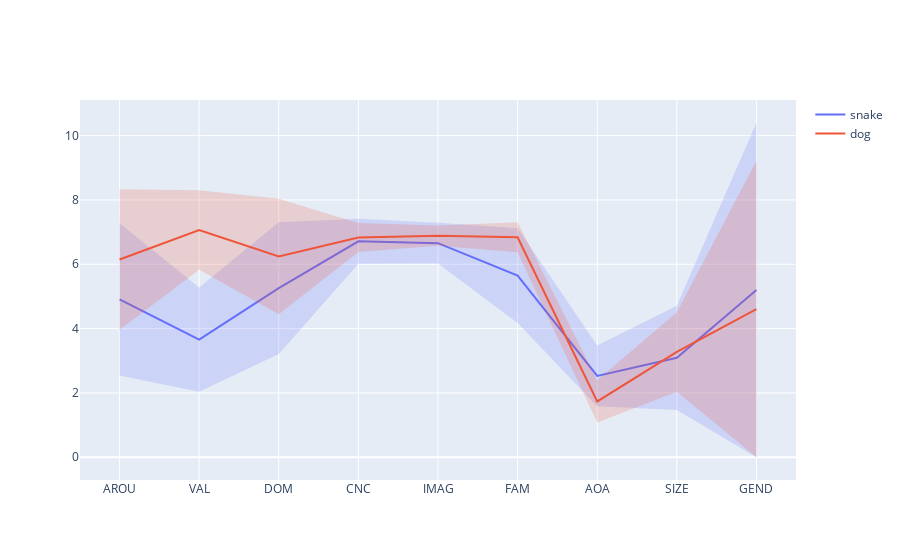

The notebook cell this image was saved under:
### Code cell
viz_GlasgowR(['snake','dog'], df)

### Figure 1 — Plotly figure (JSON) as saved in the notebook; plotly's stock layout.template omitted (floating-point values rounded to 4 significant figures)
{"data": [{"line": {"color": "#636EFA"}, "mode": "lines", "name": "snake", "showlegend": true, "type": "scatter", "x": [1, 2, 3, 4, 5, 6, 7, 8, 9], "y": [4.909, 3.657, 5.257, 6.714, 6.657, 5.647, 2.529, 3.091, 5.2]}, {"fill": "toself", "fillcolor": "rgba(99, 110, 250, 0.2)", "hoverinfo": "skip", "line": {"color": "rgba(255,255,255,0)"}, "showlegend": false, "type": "scatter", "x": [1, 2, 3, 4, 5, 6, 7, 8, 9, 9, 8, 7, 6, 5, 4, 3, 2, 1], "y": [7.275, 5.277, 7.304, 7.414, 7.287, 7.12, 3.476, 4.712, 10.4, 0, 1.47, 1.582, 4.174, 6.027, 6.014, 3.21, 2.037, 2.543]}, {"line": {"color": "#EF553B"}, "mode": "lines", "name": "dog", "showlegend": true, "type": "scatter", "x": [1, 2, 3, 4, 5, 6, 7, 8, 9], "y": [6.147, 7.067, 6.242, 6.833, 6.889, 6.84, 1.735, 3.273, 4.606]}, {"fill": "toself", "fillcolor": "rgba(239, 85, 59, 0.2)", "hoverinfo": "skip", "line": {"color": "rgba(255,255,255,0)"}, "showlegend": false, "type": "scatter", "x": [1, 2, 3, 4, 5, 6, 7, 8, 9, 9, 8, 7, 6, 5, 4, 3, 2, 1], "y": [8.332, 8.304, 8.035, 7.286, 7.203, 7.303, 2.391, 4.511, 9.212, 0, 2.035, 1.079, 6.377, 6.575, 6.38, 4.449, 5.83, 3.962]}], "layout": {"autosize": true, "xaxis": {"autorange": true, "range": [0.5282, 9.472], "tickmode": "array", "ticktext": ["AROU", "VAL", "DOM", "CNC", "IMAG", "FAM", "AOA", "SIZE", "GEND"], "tickvals": [1, 2, 3, 4, 5, 6, 7, 8, 9], "type": "linear"}, "yaxis": {"autorange": true, "range": [-0.8583, 11.26], "type": "linear"}}}
